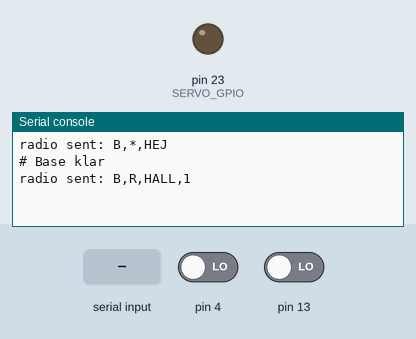
This program was run on a simulated MicroPython board. On the bench: output pins drawn as LEDs (lit = HIGH), the last lines printed to the serial console. The test bench sets the inputs (shaded band); at power-on: pin 13 LOW, pin 4 LOW. No radio messages arrive unless stated (any console line starting 'radio sent:' is added by the test bench); files that are not in the repository are absent.

Above: at 1.2 s.
1.3 s: pin 13 driven HIGH
At 2.8 s:
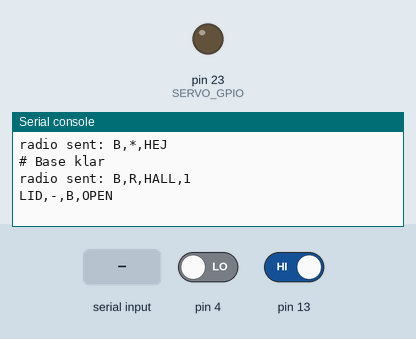
3.1 s: "channel" typed at the serial console, then Enter
At 3.8 s:
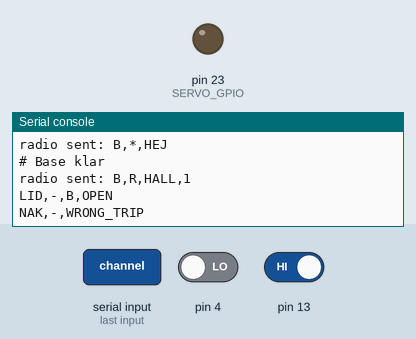
4.6 s: "ORDER" typed at the serial console, then Enter
At 5.0 s:
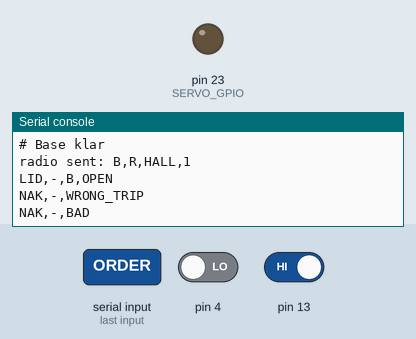
6.1 s: "LUK" typed at the serial console, then Enter
At 6.9 s:
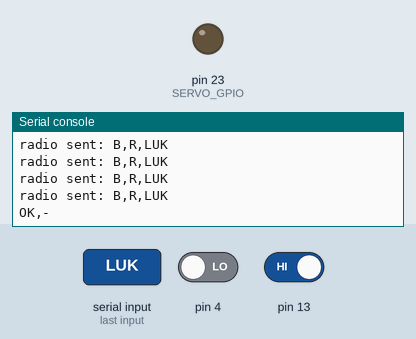
7.6 s: pin 13 driven LOW
At 9.2 s:
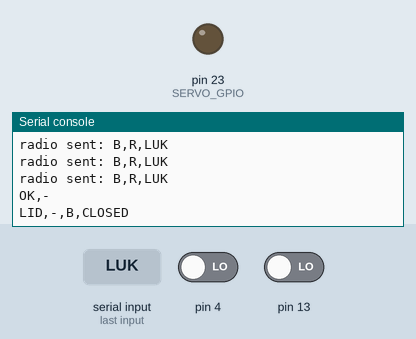

Measured:
- after the input at 1.3 s, the serial console: prints a new line after 0.31 s (image 1)
- after the input at 3.1 s, the serial console: prints a new line at once (image 2)
- after the input at 4.6 s, the serial console: prints a new line at once (image 3)
- after the input at 6.1 s, the serial console: prints a new line at once (image 4)
- after the input at 7.6 s, the serial console: prints a new line after 0.06 s (image 5)

The program:

main.py
```python
from machine import Pin, PWM
import time
import gc
import sys
import select
import network
import espnow

SERVO_AABEN, SERVO_LUKKET = 1075, 2050

KANAL = 1
BC = b'\xff' * 6


class Net:
    """Send til alle, indtil modtageren melder sig. Brug derefter unicast."""

    def __init__(self, navn):
        w = network.WLAN(network.STA_IF)
        try:
            w.active(True)
        except OSError:
            gc.collect()
            w.active(True)
        for kw in ({'channel': KANAL}, {'pm': getattr(w, 'PM_NONE', 0)}):
            try:
                w.config(**kw)
            except (OSError, ValueError, AttributeError):
                pass
        self.e = espnow.ESPNow()
        self.e.active(True)
        self.e.add_peer(BC)
        self.navn = navn
        self.mac = {}
        self.send('*', 'HEJ')

    def send(self, til, typ, *data, vigtig=False):
        msg = ','.join((self.navn, til, typ) + tuple(str(d) for d in data))
        mac = self.mac.get(til)
        for _ in range(4 if vigtig else 1):
            try:
                if mac is None:
                    self.e.send(BC, msg, False)
                elif self.e.send(mac, msg, vigtig):
                    return True
            except OSError:
                pass
            if vigtig:
                time.sleep_ms(20)
        return False

    def modtag(self):
        ud = []
        while True:
            mac, msg = self.e.recv(0)
            if msg is None:
                return ud
            try:
                d = msg.decode().split(',')
            except UnicodeError:
                continue
            if len(d) < 3:
                continue
            if self.mac.get(d[0]) != mac:
                try:
                    self.e.add_peer(mac)
                except OSError:
                    pass
                self.mac[d[0]] = mac
                if d[2] == 'HEJ':
                    self.send(d[0], 'HEJ')
            if d[1] == self.navn or d[1] == '*':
                ud.append((d[0], d[2], d[3:]))


SERVO_GPIO = 23
SERVO_FIL = 'laag_us.txt'


class Servo:
    """Flyt servoen i små trin nær enderne. Slip den, når låget er lukket."""

    def __init__(self, aaben, lukket):
        self.lukket = lukket
        self.lav, self.hoej = min(aaben, lukket), max(aaben, lukket)
        Pin(SERVO_GPIO, Pin.OUT, value=0)
        self.pwm = None
        self.holder = False
        try:
            with open(SERVO_FIL) as f:
                us = int(f.read())
        except (OSError, ValueError):
            us = lukket
        if not self.lav <= us <= self.hoej:
            us = lukket
        self.us = self.maal = self.fra = self.gemt = us
        self.t = time.ticks_ms()

    def _gem(self):
        try:
            with open(SERVO_FIL, 'w') as f:
                f.write(str(self.us))
        except OSError:
            pass
        self.gemt = self.us

    def _puls(self):
        d = self.us * 65535 // 20000
        if self.pwm is None:
            self.pwm = PWM(Pin(SERVO_GPIO), freq=50, duty_u16=d)
        else:
            self.pwm.duty_u16(d)
        self.holder = True

    def flyt(self, us):
        us = max(self.lav, min(self.hoej, us))
        if us != self.maal:
            self.maal, self.fra = us, self.us

    def stop(self):
        self.maal = self.us
        self._gem()

    def bevaeger(self):
        return self.us != self.maal

    def er(self, us):
        return self.us == us == self.maal

    def tik(self, nu):
        if self.us == self.maal or time.ticks_diff(nu, self.t) < 0:
            return
        self.t = time.ticks_add(nu, 20)
        if not self.holder:
            self._puls()
            return
        rest = abs(self.maal - self.us)
        trin = min(rest, 2 if rest <= 100 or abs(self.us - self.fra) < 100 else 7)
        self.us += trin if self.maal > self.us else -trin
        self._puls()
        if self.us == self.maal or abs(self.us - self.gemt) >= 50:
            self._gem()
        if self.us == self.maal == self.lukket:
            self.pwm.duty_u16(0)
            self.holder = False

    def sluk(self):
        self.flyt(self.lukket)
        while self.bevaeger():
            self.tik(time.ticks_ms())
            time.sleep_ms(5)
        if self.pwm is not None:
            self.pwm.deinit()
        Pin(SERVO_GPIO, Pin.OUT, value=0)


class Indgang:
    """Godkend først et signal, når det har været stabilt længe nok."""

    def __init__(self, gpio, ms0, ms1):
        self.p = Pin(gpio, Pin.IN)
        self.ms = (ms0, ms1)
        self.v = self.k = self.p.value()
        self.t = time.ticks_ms()

    def opdater(self, nu):
        x = self.p.value()
        if x != self.k:
            self.k, self.t = x, nu
        elif x != self.v and time.ticks_diff(nu, self.t) >= self.ms[x]:
            self.v = x
        return self.v


def main():
    net = Net('B')
    hall = Indgang(4, 200, 1000)
    kontakt = Indgang(13, 50, 300)
    laag = Servo(SERVO_AABEN, SERVO_LUKKET)
    poll = select.poll()
    poll.register(sys.stdin, select.POLLIN)
    bil = hall.v == 0
    tur = None
    pak = False
    linje = ''
    if laag.us != SERVO_LUKKET:
        print('# ADVARSEL: laaget stod ved %d us, ikke lukket' % laag.us)
    print('# Base klar')
    net.send('R', 'HALL', int(bil))

    def kommando(k, tid, a):
        """Returner None ved succes eller årsagen til en NAK."""
        nonlocal tur, pak
        if k == 'ORDER':
            if tur == tid:
                return None
            if tur:
                return 'BUSY'
            if a not in ('1', '2'):
                return 'BAD'
            if not bil:
                return 'NOT_HOME'
            if kontakt.v:
                return 'LID_OPEN'
            if not net.send('R', 'BESTIL', a, vigtig=True):
                return 'NO_ROVER'
            tur, pak = tid, True
            laag.flyt(SERVO_AABEN)
        elif k == 'LUK' and tur in (None, tid):
            laag.flyt(SERVO_LUKKET)
            net.send('R', 'LUK', vigtig=True)
            tur, pak = None, False
        elif tid != tur:
            return 'WRONG_TRIP'
        elif k == 'KLAR' and pak:
            if not net.send('R', 'KLAR', vigtig=True):
                return 'NO_ROVER'
            laag.flyt(SERVO_LUKKET)
            pak = False
        elif k == 'STOP':
            laag.stop()
            pak = False
            if not net.send('R', 'STOP', vigtig=True):
                return 'NO_ROVER'
        elif k == 'FORTSAET':
            if not net.send('R', 'FORTSAET', vigtig=True):
                return 'NO_ROVER'
        else:
            return 'BAD'

    try:
        while True:
            nu = time.ticks_ms()
            b = hall.opdater(nu) == 0
            if b != bil:
                bil = b
                net.send('R', 'HALL', int(b))
            for fra, typ, d in net.modtag():
                if typ == 'HEJ':
                    print('# %s har meldt sig' % fra)
                if fra != 'R':
                    continue
                if typ == 'EV':
                    print(','.join([d[0], tur or '-'] + d[1:]))
                    if d[0] == 'HOME':
                        tur = None
                elif typ == 'TEMP':
                    print('TEMP,rover,' + ','.join(d))
                elif typ == 'ST':
                    print('# BIL: ' + ','.join(d))
                elif typ == 'HALL?':
                    net.send('R', 'HALL', int(bil))
            laag.tik(nu)
            k = kontakt.v
            if kontakt.opdater(nu) != k:
                print('LID,%s,B,%s' % (tur or '-', 'OPEN' if kontakt.v else 'CLOSED'))
            while poll.poll(0):
                c = sys.stdin.read(1)
                if c not in '\r\n':
                    linje += c
                    continue
                d = linje.strip().split(',')
                linje = ''
                if d[0]:
                    tid = d[1] if len(d) > 1 else '-'
                    grund = kommando(d[0].upper(), tid, d[2] if len(d) > 2 else '')
                    print('OK,' + tid if grund is None else 'NAK,%s,%s' % (tid, grund))
            time.sleep_ms(5)
    finally:
        laag.sluk()


main()
```
